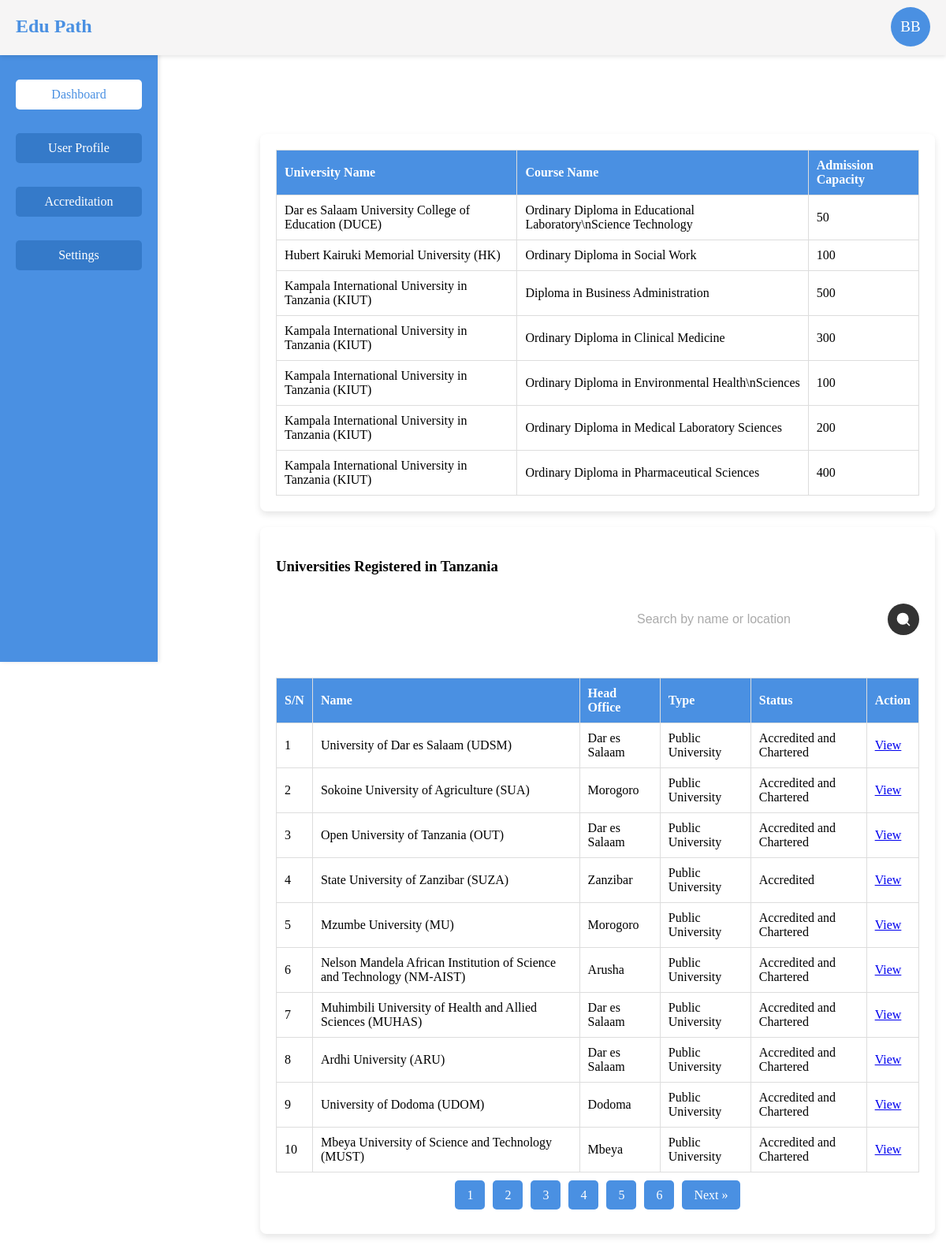
The app's page /dash.php (signed in) with its own data.
### tables this page shows
CREATE TABLE `users` (
  `id` int(11) NOT NULL,
  `name` varchar(255) NOT NULL,
  `email` varchar(255) NOT NULL,
  `password` varchar(255) NOT NULL,
  `created_at` timestamp NOT NULL DEFAULT CURRENT_TIMESTAMP,
  `check` varchar(20) NOT NULL DEFAULT 'New',
  `phone` text NOT NULL,
  `profile_image` varchar(255) DEFAULT 'initial'
);

CREATE TABLE `courses` (
  `id` int(11) NOT NULL,
  `university_name` varchar(255) DEFAULT NULL,
  `program_name` varchar(255) NOT NULL,
  `admission_requirements` text,
  `program_duration` int(11) DEFAULT NULL,
  `admission_capacity` int(11) DEFAULT NULL,
  `tuition_fees` text,
  `created_at` timestamp NOT NULL DEFAULT CURRENT_TIMESTAMP,
  `total_pass` text NOT NULL,
  `cetificate` text NOT NULL,
  `specialSubject` text NOT NULL
);

CREATE TABLE `universities` (
  `id` int(11) NOT NULL,
  `sn` varchar(10) DEFAULT NULL,
  `name` varchar(255) DEFAULT NULL,
  `head_office` varchar(255) DEFAULT NULL,
  `type` varchar(100) DEFAULT NULL,
  `status` varchar(100) DEFAULT NULL,
  `action` varchar(255) DEFAULT NULL
);

### dash.php (the view, shortened to what this page needs)
<?php
include('conn.php');
$user_id = $_SESSION['user_id'];
$query = "SELECT * FROM users WHERE id = ?";
$stmt = $conn->prepare($query);
$stmt->bind_param("i", $user_id);
$stmt->execute();
$result = $stmt->get_result();
$user = $result->fetch_assoc();
$query = "SELECT COUNT(*) as total FROM courses";
$result = $conn->query($query);
?>
<!DOCTYPE html>
<html lang="en">
<head>
    <link rel="stylesheet" href="style.css">
</head>
<body>
    <?php
include 'navbar.php';
?>
    <div class="sidebar">
        <h3>Edu Path</h3>
        <ul class="sidebar-menu">
        <li class="active"><a href="dash.php">Dashboard</a></li>
        <li><a href="home.php">User Profile</a></li>
        <li><a href="credit.php">Accreditation</a></li>
        <li><a href="set.php">Settings</a></li>
    </ul>
    </div>
    <div class="main-content">
        <div class="container" style="display: block; margin-top: -250px; margin-left: -400px; position: absolute;">
            <div class="card">
            <?php
            include('conn.php');
            $user_id = $_SESSION['user_id'];
            $sql_history = "SELECT location, min_price, max_price FROM search_history WHERE user_id = ? ORDER BY id DESC LIMIT 1";
            $stmt = $conn->prepare($sql_history);
            $stmt->bind_param("i", $user_id);
            $stmt->execute();
            $result_history = $stmt->get_result();
            $history = $result_history->fetch_assoc();
            $location = $history['location'] ?? "";
            $min_price = $history['min_price'] ?? 0;
            $max_price = $history['max_price'] ?? 0;
            $sql_courses = "
                SELECT c.id, c.program_name, c.university_name, c.admission_capacity, c.total_pass, c.cetificate,
                    c.specialSubject, u.head_office,
                    (
                            CAST(
                                REPLACE(
                                    TRIM(BOTH ' /= ' FROM SUBSTRING_INDEX(SUBSTRING_INDEX(c.tuition_fees, 'Local Fee: TSH. ', -1), '/=', 1)),
                                    ',', ''
                                ) AS UNSIGNED
                            )
                    ) AS extracted_fee
                FROM courses c
                INNER JOIN universities u ON c.university_name = u.name
                WHERE c.total_pass IS NOT NULL
                AND c.total_pass > 0
                AND c.cetificate <> ''
                AND c.specialSubject <> ''
                AND (
                        CAST(
                            REPLACE(
                                TRIM(BOTH ' /= ' FROM SUBSTRING_INDEX(SUBSTRING_INDEX(c.tuition_fees, 'Local Fee: TSH. ', -1), '/=', 1)),
                                ',', ''
                            ) AS UNSIGNED
                        ) BETWEEN ? AND ?
                    )
            ";
            if (!empty($location)) {
                $sql_courses .= " AND u.head_office LIKE ?";
            }
            $stmt = $conn->prepare($sql_courses);
            if (!empty($location)) {
                $location_param = "%$location%";
                $stmt->bind_param("iis", $min_price, $max_price, $location_param);
            } else {
                $stmt->bind_param("ii", $min_price, $max_price);
            }
            $stmt->execute();
            $result_courses = $stmt->get_result();
            $eligible_courses = [];
            while ($row = $result_courses->fetch_assoc()) {
                $eligible_courses[] = $row;
            }
            $limit = 10;
            $current_page = isset($_GET['page']) ? (int)$_GET['page'] : 1;
            $offset = ($current_page - 1) * $limit;
            $paginated_courses = array_slice($eligible_courses, $offset, $limit);
            if (!empty($paginated_courses)) {
                echo "<table border='1' class='notifications-table' style='width:100%; border-collapse:collapse;'>";
                echo "<thead><tr><th>University Name</th><th>Course Name</th><th>Admission Capacity</th></tr></thead><tbody>";
                foreach ($paginated_courses as $course) {
                    echo "<tr>";
                    echo "<td>" . htmlspecialchars($course['university_name']) . "</td>";
                    echo "<td>" . htmlspecialchars($course['program_name']) . "</td>";
                    echo "<td>" . htmlspecialchars($course['admission_capacity'] ?? "N/A") . "</td>";
                    echo "</tr>";
                }
                echo "</tbody></table>";
            } else {
                echo "<p>No universities found for the given criteria.</p>";
            }
            ?>
            </div>
            <div class="card ">
                <h3>Universities Registered in Tanzania</h3>
                <br>
                <form method="GET" action="" style="display: flex; justify-content: flex-end;">
                    <input type="search" class="search-input" name="search_query" id="search_query" placeholder="Search by name or location">
                    <button type="submit" class="search-button" >
                    <svg xmlns="http://www.w3.org/2000/svg" viewBox="0 0 24 24" fill="none" stroke="currentColor" stroke-width="2" stroke-linecap="round" stroke-linejoin="round">
                <circle cx="11" cy="11" r="8"></circle>
                <line x1="21" y1="21" x2="16.65" y2="16.65"></line>
            </svg></button>
                </form>
                <br>
                <br>
                    <br>
                <table class="notifications-table">
                    <thead>
                        <tr>
                            <th>S/N</th>
                            <th>Name</th>
                            <th>Head Office</th>
                            <th>Type</th>
                            <th>Status</th>
                            <th>Action</th>
                        </tr>
                    </thead>
                    <tbody>
                        <?php
                        $conn = new mysqli('localhost', 'mac', 'pass', 'Edupath_db');
                        $records_per_page = 10;
                        $current_page = isset($_GET['page']) ? max(1, intval($_GET['page'])) : 1;
                        $total_records_query = "SELECT COUNT(*) AS total FROM universities";
                        $total_records_result = $conn->query($total_records_query);
                        $total_records_row = $total_records_result->fetch_assoc();
                        $total_records = $total_records_row['total'];
                        $total_pages = ceil($total_records / $records_per_page);
                        $offset = ($current_page - 1) * $records_per_page;
                        $search_query = isset($_GET['search_query']) ? trim($_GET['search_query']) : '';
                        $query = "SELECT sn, name, head_office, type, status, action FROM universities";
                        if (!empty($search_query)) {
                            $query .= " WHERE name LIKE ? OR head_office LIKE ? ORDER BY sn ASC";
                            $stmt = $conn->prepare($query);
                            $search_param = "%" . $search_query . "%";
                            $stmt->bind_param("ss", $search_param, $search_param);
                            $stmt->execute();
                            $result = $stmt->get_result();
                        } else {
                            $query .= " ORDER BY CAST(sn AS UNSIGNED) ASC LIMIT $offset, $records_per_page";
                            $result = $conn->query($query);
                        }
                        if ($result && $result->num_rows > 0) {
                            while ($row = $result->fetch_assoc()) {
                                echo "<tr>";
                                echo "<td>" . htmlspecialchars($row['sn']) . "</td>";
                                echo "<td>" . htmlspecialchars($row['name']) . "</td>";
                                echo "<td>" . htmlspecialchars($row['head_office']) . "</td>";
                                echo "<td>" . htmlspecialchars($row['type']) . "</td>";
                                echo "<td>" . htmlspecialchars($row['status']) . "</td>";
                                echo "<td><a href='" . htmlspecialchars($row['action']) . "' target='_blank'>View</a></td>";
                                echo "</tr>";
                            }
                        } else {
                            echo "<tr><td colspan='6'>No results found.</td></tr>";
                        }
                        ?>
                    </tbody>
                </table>
                <div class="pagination">
        <?php
        for ($page = 1; $page <= $total_pages; $page++) {
            if ($page == $current_page) {
                echo "<a href='?page=$page&search_query=" . urlencode($search_query) . "' class='active'>$page</a>";
            } else {
                echo "<a href='?page=$page&search_query=" . urlencode($search_query) . "'>$page</a>";
            }
        }
        if ($current_page < $total_pages) {
            echo "<a href='?page=" . ($current_page + 1) . "&search_query=" . urlencode($search_query) . "'>Next &raquo;</a>";
        }
        ?>
    </div>
            </div>
            </div>
        </div>
</body>
</html>

### navbar.php (shortened to what this page needs)
<div class="header">
    <div class="logo">Edu Path</div>
    <div class="user-profile" id="userProfile">
        <div class="profile-picture" id="headerProfilePicture"
            style="background-color: <?php echo empty($user['profile_image']) || $user['profile_image'] === 'initial' ? '#4a90e2' : 'transparent'; ?>;">
            <?php if (!empty($user['profile_image']) && $user['profile_image'] !== 'initial'): ?>
                <img id="headerProfileImage" src="<?php echo htmlspecialchars($user['profile_image']); ?>"
                    alt="Profile Picture" style="display: block;" />
            <?php else: ?>
                <span id="headerInitials">
                    <?php echo strtoupper(substr($user['name'], 0, 1) . (strstr($user['name'], ' ') ? substr(strstr($user['name'], ' '), 1, 1) : '')); ?>
                </span>
            <?php endif; ?>
        </div>
    </div>
</div>

### style.css (style rules this page uses)
html, body { height: 100%; margin: 0; display: flex; align-items: center; justify-content: center; }
.search-input { border: none; outline: none; font-size: 16px; color: #333; width: 300px; margin-right: 10px; }
.search-input::placeholder { color: #aaa; }
.search-button { border: none; background-color: #007BFF; color: white; font-size: 18px; border-radius: 50%; width: 40px; height: 40px; display: inline-flex; justify-content: center; align-items: center; cursor: pointer; transition: background-color 0.3s ease; }
.search-button svg { width: 20px; height: 20px; }
.search-button { display: flex; align-items: center; justify-content: center; padding: 10px; background-color: #333; border-radius: 50%; margin-left: 10px; cursor: pointer; transition: background-color 0.3s ease; }
.search-button svg { fill: #fff; }
.container { margin-top: 70px; width: 107vh; margin: auto; padding: 20px; }
.sidebar { width: 20%; background-color: #4a90e2; color: #fff; height: 100vh; position: fixed; top: 0; left: 0; padding: 20px; }
.sidebar h3 { text-align: center; }
.main-content { margin-left: 22%; padding: 20px; }
.card { background-color: #fff; border-radius: 8px; box-shadow: 0 4px 8px rgba(0, 0, 0, 0.1); padding: 20px; margin-bottom: 20px; }
.user-profile { display: flex; align-items: center; gap: 20px; }
.notifications-table { width: 100%; border-collapse: collapse; }
.notifications-table th, .notifications-table td { border: 1px solid #ddd; padding: 10px; text-align: left; }
.notifications-table th { background-color: #4a90e2; color: #fff; }
.pagination { margin: 20px 0; text-align: center; }
.pagination a { margin: 0 5px; padding: 10px 15px; text-decoration: none; background-color: #4a90e2; color: #fff; border-radius: 5px; }
.sidebar { width: 20%; background-color: #4a90e2; color: #fff; height: 100vh; position: fixed; top: 0; left: 0; padding: 20px; box-shadow: 2px 0 5px rgba(0, 0, 0, 0.1); }
.sidebar h3 { text-align: center; margin-bottom: 20px; font-size: 1.5em; }
.sidebar-menu { list-style-type: none; padding: 0; margin: 0; }
.sidebar-menu li { margin: 10px 0; }
.sidebar-menu a { display: block; padding: 10px 15px; background-color: #357ac9; color: #fff; text-decoration: none; border-radius: 5px; text-align: center; font-size: 1em; transition: background-color 0.3s ease, box-shadow 0.3s ease; }
.user-profile { text-align: center; margin-bottom: 20px; }
.sidebar ul li.active a { background-color: #fff; color: #4a90e2; border-radius: 5px; }
.profile-picture { position: relative; width: 100px; height: 100px; margin: 0 auto; border-radius: 50%; overflow: hidden; background-color: #4a90e2; display: flex; align-items: center; justify-content: center; color: white; font-size: 2em; cursor: pointer; }
.header { position: fixed; top: 0; left: 0; right: 0; height: 50px; z-index: 1000; background-color: #f6f5f5; box-shadow: 0px 2px 5px rgba(0, 0, 0, 0.1); padding: 10px 20px; display: flex; justify-content: space-between; }
.header .logo { margin-top:10px ; font-size: 1.5em; font-weight: bold; color: #4a90e2; }
.header .user-profile { position: relative; display: flex; align-items: center; cursor: pointer; }
.sidebar { width: 200px; background-color: #4a90e2; height: 100vh; position: fixed; top: 0; left: 0; padding: 20px 0; color: #fff; }
.sidebar ul { list-style: none; }
.sidebar ul li { padding: 10px 20px; cursor: pointer; }
.sidebar ul li a { text-decoration: none; color: #fff; display: block; }
.main-content { margin-left: 220px; padding: 20px; }
#headerProfilePicture { font-size: 19px; background-color: #4a90e2; size: 20px; height: 50px; width: 50px; margin-top: 17px; }

### records on screen
users: name "BB"
courses: university_name "Dar es Salaam University College of Education (DUCE)", program_name "Ordinary Diploma in Educational Laboratory\\nScience Technology", admission_capacity "50"
courses: university_name "Hubert Kairuki Memorial University (HK)", program_name "Ordinary Diploma in Social Work", admission_capacity "100"
courses: university_name "Kampala International University in Tanzania (KIUT)", program_name "Diploma in Business Administration", admission_capacity "500"
courses: university_name "Kampala International University in Tanzania (KIUT)", program_name "Ordinary Diploma in Clinical Medicine", admission_capacity "300"
courses: university_name "Kampala International University in Tanzania (KIUT)", program_name "Ordinary Diploma in Environmental Health\\nSciences", admission_capacity "100"
courses: university_name "Kampala International University in Tanzania (KIUT)", program_name "Ordinary Diploma in Medical Laboratory Sciences", admission_capacity "200"
courses: university_name "Kampala International University in Tanzania (KIUT)", program_name "Ordinary Diploma in Pharmaceutical Sciences", admission_capacity "400"
universities: sn "1", name "University of Dar es Salaam (UDSM)", head_office "Dar es Salaam", type "Public University", status "Accredited and Chartered"
universities: sn "2", name "Sokoine University of Agriculture (SUA)", head_office "Morogoro", type "Public University", status "Accredited and Chartered"
universities: sn "3", name "Open University of Tanzania (OUT)", head_office "Dar es Salaam", type "Public University", status "Accredited and Chartered"
universities: sn "4", name "State University of Zanzibar (SUZA)", head_office "Zanzibar", type "Public University", status "Accredited"
universities: sn "5", name "Mzumbe University (MU)", head_office "Morogoro", type "Public University", status "Accredited and Chartered"
universities: sn "6", name "Nelson Mandela African Institution of Science and Technology (NM-AIST)", head_office "Arusha", type "Public University", status "Accredited and Chartered"
universities: sn "7", name "Muhimbili University of Health and Allied Sciences (MUHAS)", head_office "Dar es Salaam", type "Public University", status "Accredited and Chartered"
universities: sn "8", name "Ardhi University (ARU)", head_office "Dar es Salaam", type "Public University", status "Accredited and Chartered"
universities: sn "9", name "University of Dodoma (UDOM)", head_office "Dodoma", type "Public University", status "Accredited and Chartered"
universities: sn "10", name "Mbeya University of Science and Technology (MUST)", head_office "Mbeya", type "Public University", status "Accredited and Chartered"
